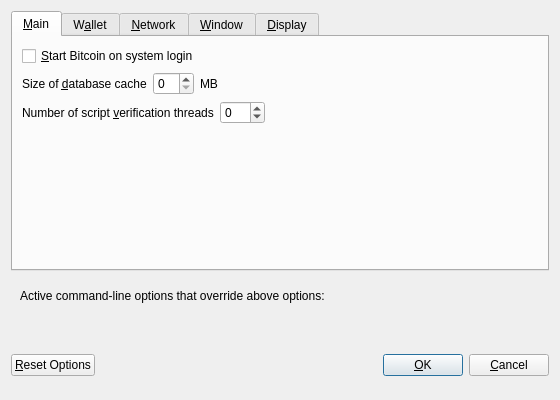
<?xml version="1.0" encoding="UTF-8"?>
<ui version="4.0">
 <class>OptionsDialog</class>
 <widget class="QDialog" name="OptionsDialog">
  <property name="geometry">
   <rect>
    <x>0</x>
    <y>0</y>
    <width>560</width>
    <height>400</height>
   </rect>
  </property>
  <property name="windowTitle">
   <string>Options</string>
  </property>
  <property name="modal">
   <bool>true</bool>
  </property>
  <layout class="QVBoxLayout" name="verticalLayout">
   <item>
    <widget class="QTabWidget" name="tabWidget">
     <property name="currentIndex">
      <number>0</number>
     </property>
     <widget class="QWidget" name="tabMain">
      <attribute name="title">
       <string>&amp;Main</string>
      </attribute>
      <layout class="QVBoxLayout" name="verticalLayout_Main">
       <item>
        <widget class="QCheckBox" name="sinertalerAtStartup">
         <property name="toolTip">
          <string>Automatically start Bitcoin after logging in to the system.</string>
         </property>
         <property name="text">
          <string>&amp;Start Bitcoin on system login</string>
         </property>
        </widget>
       </item>
       <item>
        <layout class="QHBoxLayout" name="horizontalLayout_2_Main">
         <item>
          <widget class="QLabel" name="databaseCacheLabel">
           <property name="text">
            <string>Size of &amp;database cache</string>
           </property>
           <property name="textFormat">
            <enum>Qt::PlainText</enum>
           </property>
           <property name="buddy">
            <cstring>databaseCache</cstring>
           </property>
          </widget>
         </item>
         <item>
          <widget class="QSpinBox" name="databaseCache"/>
         </item>
         <item>
          <widget class="QLabel" name="databaseCacheUnitLabel">
           <property name="text">
            <string>MB</string>
           </property>
           <property name="textFormat">
            <enum>Qt::PlainText</enum>
           </property>
          </widget>
         </item>
         <item>
          <spacer name="horizontalSpacer_2_Main">
           <property name="orientation">
            <enum>Qt::Horizontal</enum>
           </property>
           <property name="sizeHint" stdset="0">
            <size>
             <width>40</width>
             <height>20</height>
            </size>
           </property>
          </spacer>
         </item>
        </layout>
       </item>
       <item>
        <layout class="QHBoxLayout" name="horizontalLayout_3_Main">
         <item>
          <widget class="QLabel" name="threadsScriptVerifLabel">
           <property name="text">
            <string>Number of script &amp;verification threads</string>
           </property>
           <property name="textFormat">
            <enum>Qt::PlainText</enum>
           </property>
           <property name="buddy">
            <cstring>threadsScriptVerif</cstring>
           </property>
          </widget>
         </item>
         <item>
          <widget class="QSpinBox" name="threadsScriptVerif">
           <property name="toolTip">
            <string>Set the number of script verification threads (up to 16, 0 = auto, &lt;0 = leave that many cores free, default: 0)</string>
           </property>
           <property name="minimum">
            <number>-16</number>
           </property>
           <property name="maximum">
            <number>16</number>
           </property>
          </widget>
         </item>
         <item>
          <spacer name="horizontalSpacer_3_Main">
           <property name="orientation">
            <enum>Qt::Horizontal</enum>
           </property>
           <property name="sizeHint" stdset="0">
            <size>
             <width>40</width>
             <height>20</height>
            </size>
           </property>
          </spacer>
         </item>
        </layout>
       </item>
       <item>
        <spacer name="verticalSpacer_Main">
         <property name="orientation">
          <enum>Qt::Vertical</enum>
         </property>
         <property name="sizeHint" stdset="0">
          <size>
           <width>20</width>
           <height>40</height>
          </size>
         </property>
        </spacer>
       </item>
      </layout>
     </widget>
     <widget class="QWidget" name="tabWallet">
      <attribute name="title">
       <string>W&amp;allet</string>
      </attribute>
      <layout class="QVBoxLayout" name="verticalLayout_Wallet">
       <item>
        <widget class="QLabel" name="transactionFeeInfoLabel">
         <property name="text">
          <string>Optional transaction fee per kB that helps make sure your transactions are processed quickly. Most transactions are 1 kB.</string>
         </property>
         <property name="textFormat">
          <enum>Qt::PlainText</enum>
         </property>
         <property name="wordWrap">
          <bool>true</bool>
         </property>
        </widget>
       </item>
       <item>
        <layout class="QHBoxLayout" name="horizontalLayout_1_Wallet">
         <item>
          <widget class="QLabel" name="transactionFeeLabel">
           <property name="text">
            <string>Pay transaction &amp;fee</string>
           </property>
           <property name="textFormat">
            <enum>Qt::PlainText</enum>
           </property>
           <property name="buddy">
            <cstring>transactionFee</cstring>
           </property>
          </widget>
         </item>
         <item>
          <widget class="BitcoinAmountField" name="transactionFee"/>
         </item>
         <item>
          <spacer name="horizontalSpacer_1_Wallet">
           <property name="orientation">
            <enum>Qt::Horizontal</enum>
           </property>
           <property name="sizeHint" stdset="0">
            <size>
             <width>40</width>
             <height>20</height>
            </size>
           </property>
          </spacer>
         </item>
        </layout>
       </item>
       <item>
        <widget class="QLabel" name="spendZeroConfChangeInfoLabel">
         <property name="text">
          <string>If you disable the spending of unconfirmed change, the change from a transaction cannot be used until that transaction has at least one confirmation. This also affects how your balance is computed.</string>
         </property>
         <property name="textFormat">
          <enum>Qt::PlainText</enum>
         </property>
         <property name="wordWrap">
          <bool>true</bool>
         </property>
        </widget>
       </item>
       <item>
        <widget class="QCheckBox" name="spendZeroConfChange">
         <property name="text">
          <string>&amp;Spend unconfirmed change (experts only)</string>
         </property>
        </widget>
       </item>
       <item>
        <spacer name="verticalSpacer_Wallet">
         <property name="orientation">
          <enum>Qt::Vertical</enum>
         </property>
         <property name="sizeHint" stdset="0">
          <size>
           <width>20</width>
           <height>40</height>
          </size>
         </property>
        </spacer>
       </item>
      </layout>
     </widget>
     <widget class="QWidget" name="tabNetwork">
      <attribute name="title">
       <string>&amp;Network</string>
      </attribute>
      <layout class="QVBoxLayout" name="verticalLayout_Network">
       <item>
        <widget class="QCheckBox" name="mapPortUpnp">
         <property name="toolTip">
          <string>Automatically open the Bitcoin client port on the router. This only works when your router supports UPnP and it is enabled.</string>
         </property>
         <property name="text">
          <string>Map port using &amp;UPnP</string>
         </property>
        </widget>
       </item>
       <item>
        <widget class="QCheckBox" name="connectSocks">
         <property name="toolTip">
          <string>Connect to the Bitcoin network through a SOCKS proxy.</string>
         </property>
         <property name="text">
          <string>&amp;Connect through SOCKS proxy (default proxy):</string>
         </property>
        </widget>
       </item>
       <item>
        <layout class="QHBoxLayout" name="horizontalLayout_1_Network">
         <item>
          <widget class="QLabel" name="proxyIpLabel">
           <property name="text">
            <string>Proxy &amp;IP:</string>
           </property>
           <property name="textFormat">
            <enum>Qt::PlainText</enum>
           </property>
           <property name="buddy">
            <cstring>proxyIp</cstring>
           </property>
          </widget>
         </item>
         <item>
          <widget class="QValidatedLineEdit" name="proxyIp">
           <property name="minimumSize">
            <size>
             <width>140</width>
             <height>0</height>
            </size>
           </property>
           <property name="maximumSize">
            <size>
             <width>140</width>
             <height>16777215</height>
            </size>
           </property>
           <property name="toolTip">
            <string>IP address of the proxy (e.g. IPv4: 127.0.0.1 / IPv6: ::1)</string>
           </property>
          </widget>
         </item>
         <item>
          <widget class="QLabel" name="proxyPortLabel">
           <property name="text">
            <string>&amp;Port:</string>
           </property>
           <property name="textFormat">
            <enum>Qt::PlainText</enum>
           </property>
           <property name="buddy">
            <cstring>proxyPort</cstring>
           </property>
          </widget>
         </item>
         <item>
          <widget class="QLineEdit" name="proxyPort">
           <property name="minimumSize">
            <size>
             <width>55</width>
             <height>0</height>
            </size>
           </property>
           <property name="maximumSize">
            <size>
             <width>55</width>
             <height>16777215</height>
            </size>
           </property>
           <property name="toolTip">
            <string>Port of the proxy (e.g. 9050)</string>
           </property>
          </widget>
         </item>
         <item>
          <widget class="QLabel" name="socksVersionLabel">
           <property name="text">
            <string>SOCKS &amp;Version:</string>
           </property>
           <property name="textFormat">
            <enum>Qt::PlainText</enum>
           </property>
           <property name="buddy">
            <cstring>socksVersion</cstring>
           </property>
          </widget>
         </item>
         <item>
          <widget class="QValueComboBox" name="socksVersion">
           <property name="toolTip">
            <string>SOCKS version of the proxy (e.g. 5)</string>
           </property>
          </widget>
         </item>
         <item>
          <spacer name="horizontalSpacer_1_Network">
           <property name="orientation">
            <enum>Qt::Horizontal</enum>
           </property>
           <property name="sizeHint" stdset="0">
            <size>
             <width>40</width>
             <height>20</height>
            </size>
           </property>
          </spacer>
         </item>
        </layout>
       </item>
       <item>
        <spacer name="verticalSpacer_Network">
         <property name="orientation">
          <enum>Qt::Vertical</enum>
         </property>
         <property name="sizeHint" stdset="0">
          <size>
           <width>20</width>
           <height>40</height>
          </size>
         </property>
        </spacer>
       </item>
      </layout>
     </widget>
     <widget class="QWidget" name="tabWindow">
      <attribute name="title">
       <string>&amp;Window</string>
      </attribute>
      <layout class="QVBoxLayout" name="verticalLayout_Window">
       <item>
        <widget class="QCheckBox" name="minimizeToTray">
         <property name="toolTip">
          <string>Show only a tray icon after minimizing the window.</string>
         </property>
         <property name="text">
          <string>&amp;Minimize to the tray instead of the taskbar</string>
         </property>
        </widget>
       </item>
       <item>
        <widget class="QCheckBox" name="minimizeOnClose">
         <property name="toolTip">
          <string>Minimize instead of exit the application when the window is closed. When this option is enabled, the application will be closed only after selecting Quit in the menu.</string>
         </property>
         <property name="text">
          <string>M&amp;inimize on close</string>
         </property>
        </widget>
       </item>
       <item>
        <spacer name="verticalSpacer_Window">
         <property name="orientation">
          <enum>Qt::Vertical</enum>
         </property>
         <property name="sizeHint" stdset="0">
          <size>
           <width>20</width>
           <height>40</height>
          </size>
         </property>
        </spacer>
       </item>
      </layout>
     </widget>
     <widget class="QWidget" name="tabDisplay">
      <attribute name="title">
       <string>&amp;Display</string>
      </attribute>
      <layout class="QVBoxLayout" name="verticalLayout_Display">
       <item>
        <layout class="QHBoxLayout" name="horizontalLayout_1_Display">
         <item>
          <widget class="QLabel" name="langLabel">
           <property name="text">
            <string>User Interface &amp;language:</string>
           </property>
           <property name="textFormat">
            <enum>Qt::PlainText</enum>
           </property>
           <property name="buddy">
            <cstring>lang</cstring>
           </property>
          </widget>
         </item>
         <item>
          <widget class="QValueComboBox" name="lang">
           <property name="toolTip">
            <string>The user interface language can be set here. This setting will take effect after restarting Bitcoin.</string>
           </property>
          </widget>
         </item>
        </layout>
       </item>
       <item>
        <layout class="QHBoxLayout" name="horizontalLayout_2_Display">
         <item>
          <widget class="QLabel" name="unitLabel">
           <property name="text">
            <string>&amp;Unit to show amounts in:</string>
           </property>
           <property name="textFormat">
            <enum>Qt::PlainText</enum>
           </property>
           <property name="buddy">
            <cstring>unit</cstring>
           </property>
          </widget>
         </item>
         <item>
          <widget class="QValueComboBox" name="unit">
           <property name="toolTip">
            <string>Choose the default subdivision unit to show in the interface and when sending coins.</string>
           </property>
          </widget>
         </item>
        </layout>
       </item>
       <item>
        <widget class="QCheckBox" name="displayAddresses">
         <property name="toolTip">
          <string>Whether to show Bitcoin addresses in the transaction list or not.</string>
         </property>
         <property name="text">
          <string>&amp;Display addresses in transaction list</string>
         </property>
        </widget>
       </item>
       <item>
        <widget class="QCheckBox" name="coinControlFeatures">
         <property name="toolTip">
          <string>Whether to show coin control features or not.</string>
         </property>
         <property name="text">
          <string>Display coin &amp;control features (experts only)</string>
         </property>
        </widget>
       </item>
       <item>
        <spacer name="verticalSpacer_Display">
         <property name="orientation">
          <enum>Qt::Vertical</enum>
         </property>
         <property name="sizeHint" stdset="0">
          <size>
           <width>20</width>
           <height>40</height>
          </size>
         </property>
        </spacer>
       </item>
      </layout>
     </widget>
    </widget>
   </item>
   <item>
    <widget class="QFrame" name="frame">
     <layout class="QVBoxLayout" name="verticalLayout_Bottom">
      <item>
       <layout class="QHBoxLayout" name="horizontalLayout_Bottom">
        <item>
         <widget class="QLabel" name="overriddenByCommandLineInfoLabel">
          <property name="text">
           <string>Active command-line options that override above options:</string>
          </property>
          <property name="textFormat">
           <enum>Qt::PlainText</enum>
          </property>
         </widget>
        </item>
        <item>
         <spacer name="horizontalSpacer_Bottom">
          <property name="orientation">
           <enum>Qt::Horizontal</enum>
          </property>
          <property name="sizeHint" stdset="0">
           <size>
            <width>40</width>
            <height>20</height>
           </size>
          </property>
         </spacer>
        </item>
       </layout>
      </item>
      <item>
       <widget class="QLabel" name="overriddenByCommandLineLabel">
        <property name="text">
         <string/>
        </property>
        <property name="textFormat">
         <enum>Qt::PlainText</enum>
        </property>
        <property name="wordWrap">
         <bool>true</bool>
        </property>
       </widget>
      </item>
     </layout>
    </widget>
   </item>
   <item>
    <layout class="QHBoxLayout" name="horizontalLayout_Buttons">
     <item>
      <widget class="QPushButton" name="resetButton">
       <property name="toolTip">
        <string>Reset all client options to default.</string>
       </property>
       <property name="text">
        <string>&amp;Reset Options</string>
       </property>
       <property name="autoDefault">
        <bool>false</bool>
       </property>
      </widget>
     </item>
     <item>
      <spacer name="horizontalSpacer_1">
       <property name="orientation">
        <enum>Qt::Horizontal</enum>
       </property>
       <property name="sizeHint" stdset="0">
        <size>
         <width>40</width>
         <height>48</height>
        </size>
       </property>
      </spacer>
     </item>
     <item>
      <widget class="QLabel" name="statusLabel">
       <property name="minimumSize">
        <size>
         <width>200</width>
         <height>0</height>
        </size>
       </property>
       <property name="font">
        <font>
         <weight>75</weight>
         <bold>true</bold>
        </font>
       </property>
       <property name="text">
        <string/>
       </property>
       <property name="textFormat">
        <enum>Qt::PlainText</enum>
       </property>
       <property name="wordWrap">
        <bool>true</bool>
       </property>
      </widget>
     </item>
     <item>
      <spacer name="horizontalSpacer_2">
       <property name="orientation">
        <enum>Qt::Horizontal</enum>
       </property>
       <property name="sizeHint" stdset="0">
        <size>
         <width>40</width>
         <height>48</height>
        </size>
       </property>
      </spacer>
     </item>
     <item>
      <widget class="QPushButton" name="okButton">
       <property name="text">
        <string>&amp;OK</string>
       </property>
      </widget>
     </item>
     <item>
      <widget class="QPushButton" name="cancelButton">
       <property name="text">
        <string>&amp;Cancel</string>
       </property>
       <property name="autoDefault">
        <bool>false</bool>
       </property>
      </widget>
     </item>
    </layout>
   </item>
  </layout>
 </widget>
 <customwidgets>
  <customwidget>
   <class>BitcoinAmountField</class>
   <extends>QLineEdit</extends>
   <header>sinertaleramountfield.h</header>
   <container>1</container>
  </customwidget>
  <customwidget>
   <class>QValidatedLineEdit</class>
   <extends>QLineEdit</extends>
   <header>qvalidatedlineedit.h</header>
  </customwidget>
  <customwidget>
   <class>QValueComboBox</class>
   <extends>QComboBox</extends>
   <header>qvaluecombobox.h</header>
  </customwidget>
 </customwidgets>
 <resources/>
 <connections/>
</ui>
